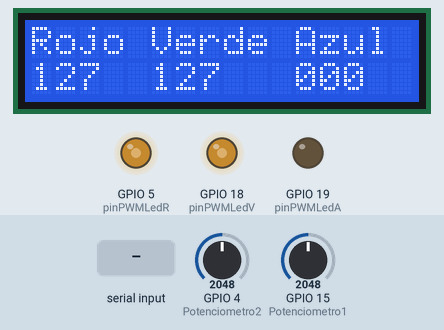
A program run on a simulated ESP32. On the bench: 16×2 character LCD, output pins drawn as LEDs (lit = HIGH). The inputs (shaded band) are chosen by the test bench; at power-on: GPIO 4 (Potenciometro2) = 2048, GPIO 15 (Potenciometro1) = 2048. What the program prints to the serial monitor is not drawn.

Above: at 1.2 s.
1.3 s: GPIO 4 (Potenciometro2) set to 2866
At 2.6 s:
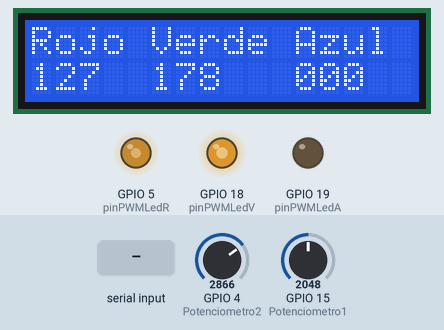
2.9 s: "+\n" received over Serial
At 3.3 s:
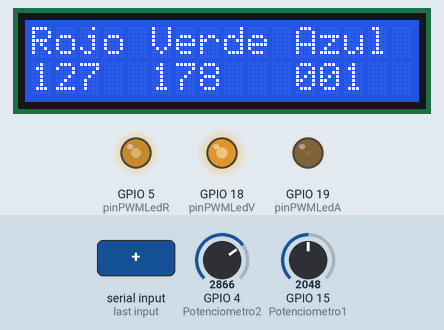
4.4 s: GPIO 15 (Potenciometro1) set to 2866
At 5.1 s:
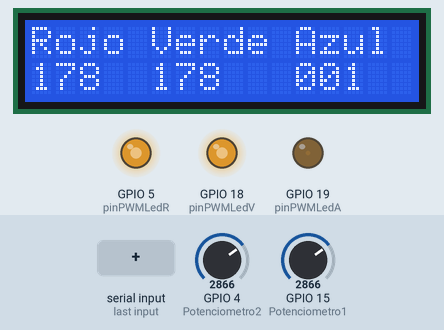
6.0 s: "-\n" received over Serial
At 6.7 s:
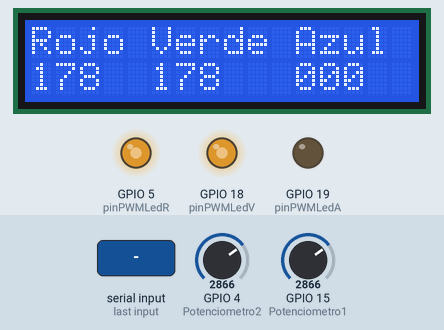
7.5 s: GPIO 4 (Potenciometro2) set to 3603
At 8.8 s:
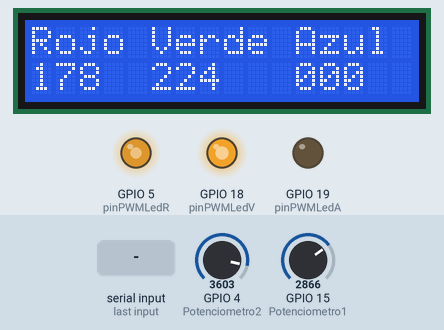
9.1 s: GPIO 15 (Potenciometro1) set to 3603
At 10.2 s:
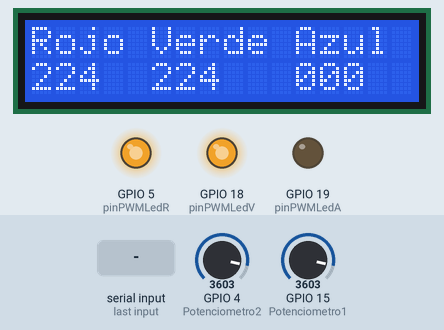
Timing chart, 0 to 11.7 s (numbered marks = the images above; inputs shaded):
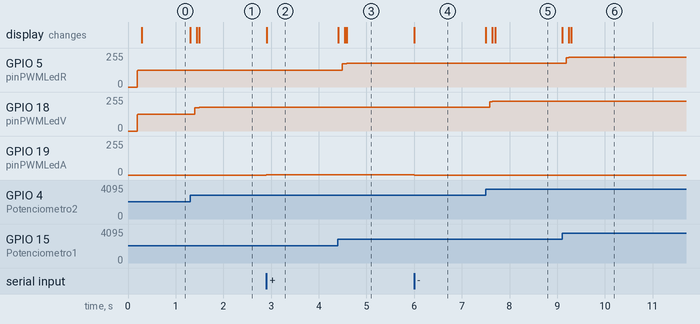

The program:

main.cpp
```cpp
//*****************************************************************************
// Universidad del Valle de Guatemala
// BE3015: Electrónica Digital 2
//*****************************************************************************

//*****************************************************************************
//Librerias
//*****************************************************************************
#include <Arduino.h>
#include <LiquidCrystal.h> //libreria para LCD

//*****************************************************************************
//Definicion etiquetas
//*****************************************************************************

//Potenciometros
#define Potenciometro1 15
#define Potenciometro2 4

//LCD
#define d4 14
#define d5 27
#define d6 26
#define d7 25
#define en 12 //Sincronización
#define rs 13 //Selector

//Parámetro PWM led Rojo
#define pwmChannelLedR 2
#define freqPWMLedR 5000
#define resolutionPWMLedR 8
#define pinPWMLedR 5

//Parámetro PWM led Verde
#define pwmChannelLedV 1
#define freqPWMLedV 5000
#define resolutionPWMLedV 8
#define pinPWMLedV 18

//Parámetro PWM led Azul
#define pwmChannelLedA 3
#define freqPWMLedA 5000
#define resolutionPWMLedA 8
#define pinPWMLedA 19

//*****************************************************************************
//Prototipos de funcion
//*****************************************************************************
void configurarPWMLedV(void);
void configurarPWMLedR(void);
void configurarPWMLedA(void);
void emaADC(void);
void valores(void);
void mapeo(void);
void leds(void);
void uart(void);

//*****************************************************************************
//Varibles globales
//*****************************************************************************
int rojo = 0;  //Led rojo
int verde = 0; //Led Verde
int azul = 0;  //Led azul

//Variables para filtro Medio Móvil Exponencial
float adcRaw1 = 0.0;      //Valor Crudo potenciómetro 2
float adcRaw2 = 0.0;      //Valor Crudo potenciómetro 2
double rojoFiltrado = 0;  //S(0) = Y(0)
double verdeFiltrado = 0; // S(0) = Y(0)
double alpha = 0.09;      // Factor de suavizado
float voltage = 0.0;      //Valor de voltaje filtrado

//LCD
LiquidCrystal LCD(rs, en, d4, d5, d6, d7);
uint8_t centena1, decena1, unidad1; //Led Rojo
uint8_t centena2, decena2, unidad2; //Led Verde
uint8_t centena3, decena3, unidad3; //Led Azul

//UART
byte mensaje = 0;

//*****************************************************************************
//configuracion
//*****************************************************************************
void setup()
{
  Serial.begin(115200);

  Serial.println("\nHola!");
  Serial.println("Presiona + para aumentar brillo del led azul.");
  Serial.println("Presiona - para disminuir brillo del led azul.");

  configurarPWMLedR();
  configurarPWMLedA();
  configurarPWMLedV();

  LCD.begin(16, 2);
}

//*****************************************************************************
//loop principal
//*****************************************************************************
void loop()
{
  uart();
  emaADC();
  mapeo();
  valores();
  leds();

  LCD.setCursor(0, 0);
  LCD.print("Rojo");
  LCD.setCursor(0, 1);
  LCD.print(centena1);
  LCD.print(decena1);
  LCD.print(unidad1);

  LCD.setCursor(5, 0);
  LCD.print("Verde");
  LCD.setCursor(5, 1);
  LCD.print(centena2);
  LCD.print(decena2);
  LCD.print(unidad2);

  LCD.setCursor(11, 0);
  LCD.print("Azul");
  LCD.setCursor(11, 1);
  LCD.print(centena3);
  LCD.print(decena3);
  LCD.print(unidad3);
}

//*****************************************************************************
//Configuración módulo PWM Led Rojo
//*****************************************************************************
void configurarPWMLedR(void)
{
  //Configurar el modulo PWM
  ledcSetup(pwmChannelLedR, freqPWMLedR, resolutionPWMLedR);

  //Seleccionar en qué GPIO tendremos nuestra señal PWM
  ledcAttachPin(pinPWMLedR, pwmChannelLedR);
}

//*****************************************************************************
//Configuración módulo PWM Led Verde
//*****************************************************************************
void configurarPWMLedV(void)
{
  //Configurar el modulo PWM
  ledcSetup(pwmChannelLedV, freqPWMLedV, resolutionPWMLedV);

  //Seleccionar en qué GPIO tendremos nuestra señal PWM
  ledcAttachPin(pinPWMLedV, pwmChannelLedV);
}

//*****************************************************************************
//Configuración módulo PWM Led Azul
//*****************************************************************************
void configurarPWMLedA(void)
{
  //Configurar el modulo PWM
  ledcSetup(pwmChannelLedA, freqPWMLedA, resolutionPWMLedA);

  //Seleccionar en qué GPIO tendremos nuestra señal PWM
  ledcAttachPin(pinPWMLedA, pwmChannelLedA);
}

//****************************************************************
// Filtro media Móvil exponencial EMA
//****************************************************************
void emaADC(void)
{
  adcRaw1 = analogRead(Potenciometro1); //toma valor que está midiendo el potenciometro
  adcRaw2 = analogRead(Potenciometro2); //toma valor que está midiendo el potenciometro

  rojoFiltrado = (alpha * adcRaw1) + ((1.0 - alpha) * rojoFiltrado); //filtra ese valor

  verdeFiltrado = (alpha * adcRaw2) + ((1.0 - alpha) * verdeFiltrado); //filtra ese valor
}

//****************************************************************
// Función para mapear valores leido a 8 bits
//****************************************************************
void mapeo(void)
{
  rojo = map(rojoFiltrado, 0, 4095, 0, 255);
  verde = map(verdeFiltrado, 0, 4095, 0, 255);
}

//****************************************************************
// Función para tomar valores y dividirlos para LCD
//****************************************************************
void valores(void)
{
  //Primer potenciómetro
  int temp1 = rojo;
  centena1 = temp1 / 100.0;
  temp1 = temp1 - centena1 * 100.0;
  decena1 = temp1 / 10.0;
  temp1 = temp1 - decena1 * 10.0;
  unidad1 = temp1;

  //Segundo potenciómetro
  int temp2 = verde;
  centena2 = temp2 / 100.0;
  temp2 = temp2 - centena2 * 100.0;
  decena2 = temp2 / 10.0;
  temp2 = temp2 - decena2 * 10.0;
  unidad2 = temp2;

  //Contador
  int temp3 = azul;
  centena3 = temp3 / 100.0;
  temp3 = temp3 - centena3 * 100.0;
  decena3 = temp3 / 10.0;
  temp3 = temp3 - decena3 * 10.0;
  unidad3 = temp3;
}

//****************************************************************
// Función para encender LEDS
//****************************************************************
void leds(void)
{
  ledcWrite(pwmChannelLedR, rojo);
  ledcWrite(pwmChannelLedV, verde);
  ledcWrite(pwmChannelLedA, azul);
}

//****************************************************************
// Lectura de computadora
//****************************************************************
void uart(void)
{
  if (Serial.available() > 0)
  {
    mensaje = Serial.read();

    Serial.print("Recibi el siguiente mensaje: ");
    Serial.write(mensaje);
    Serial.write('\n');
  }

  if (mensaje == '+')
  {
    azul++;

    if (azul > 255)
    {
      azul = 0;
    }

    mensaje = 0;
  }

  else if (mensaje == '-')
  {
    azul = azul - 1;

    if (azul < 0)
    {
      azul = 255;
    }
    mensaje = 0;
  }
}
```

Measured:
- after the input at 1.3 s, GPIO 18 (pinPWMLedV): 127/255 → 177/255 after 0.10 s; the display: first changes at once (image 1 shows a later state)
- after the input at 2.9 s, GPIO 19 (pinPWMLedA): 0/255 → 1/255 at once; the display: changes at once (image 2)
- after the input at 4.4 s, GPIO 5 (pinPWMLedR): 127/255 → 177/255 after 0.10 s; the display: first changes at once (image 3 shows a later state)
- after the input at 6.0 s, GPIO 19 (pinPWMLedA): 1/255 → 0/255 at once; the display: changes at once (image 4)
- after the input at 7.5 s, GPIO 18 (pinPWMLedV): 177/255 → 223/255 after 0.09 s; the display: first changes at once (image 5 shows a later state)
- after the input at 9.1 s, GPIO 5 (pinPWMLedR): 177/255 → 223/255 after 0.09 s; the display: first changes at once (image 6 shows a later state)
